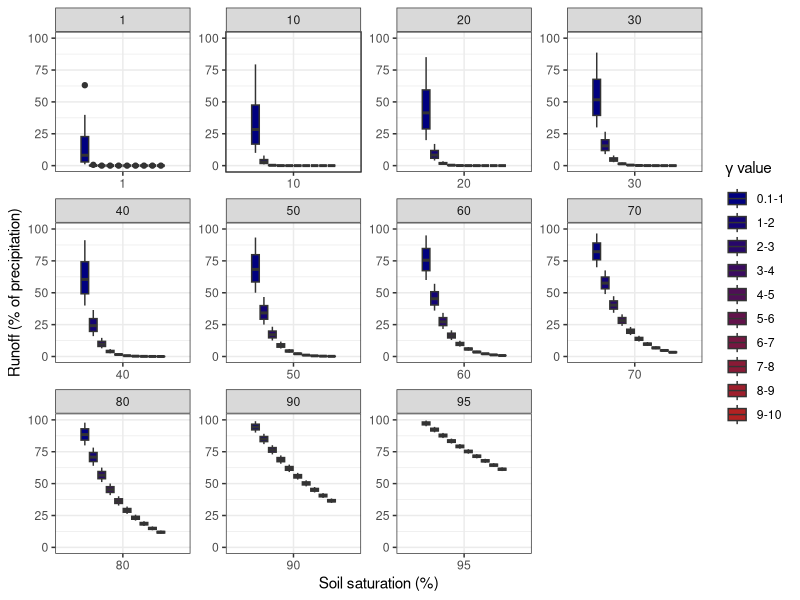
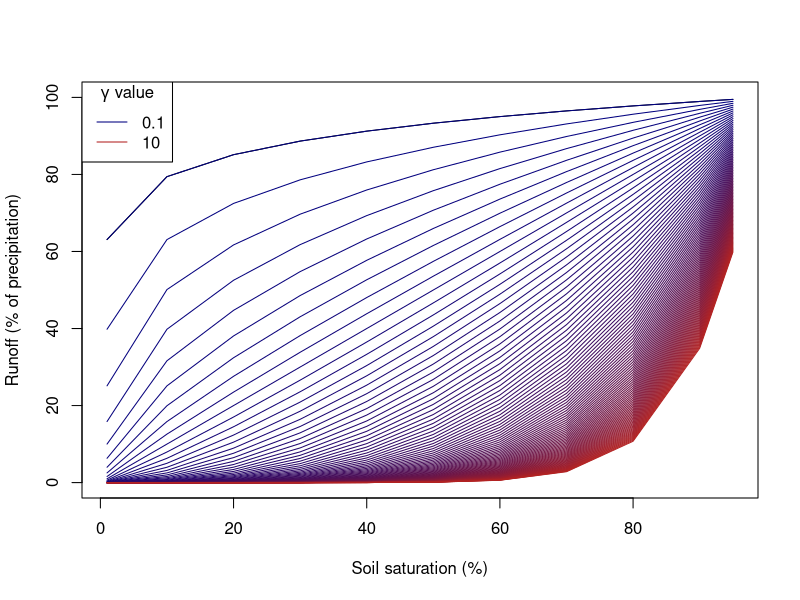
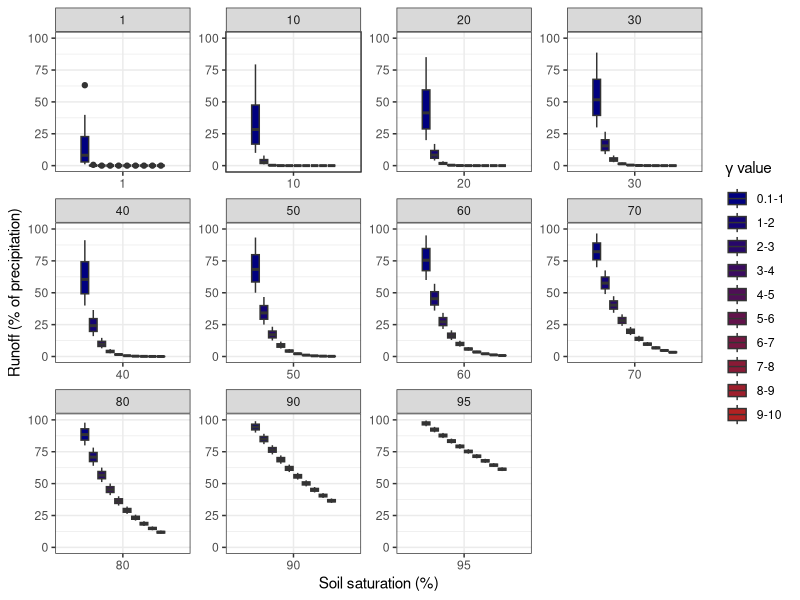

Recreate these plots in R, in order.
# setwd(r"(C:\Users\jenny\...")
# set you own working directory (position of run.r) here

# Creates the comprehensible sensitivity analysis for gamma (used in the Appendix)

library(ggplot2)

target_folder <- "./plots"

hbv_formular <- function(precipitation, soil_saturation, gamma)
{
  outflow = precipitation * (soil_saturation ** gamma)
  return(outflow)
}

precipitation <- 100
soil_saturation <- c(0.01, 0.1, 0.2, 0.3, .4, .5, .6, .7, .8, .9, 0.95)
gamma <- seq(0.1, 10, 0.1)

row <- 0
outflow <- matrix(NA, nrow=length(soil_saturation), ncol = length(gamma))
ggplot_data <- c()
soil_info <- c()
gamma_info <- c()

for (saturation in soil_saturation)
{
  col <- 0
  row <- row + 1
  for (param in gamma)
  {
    col <- col + 1
    result <- hbv_formular(precipitation, saturation, param)
    outflow[row, col] <- result

    ggplot_data <- c(ggplot_data, result)
    soil_info <- c(soil_info, saturation)
    gamma_info <- c(gamma_info, param)

  }
}

png(file.path(target_folder, "fappB1a.png"),
    res=300, width=16, height=16, units="cm")

pal = colorRampPalette(c("navyblue", "firebrick"))
col <- 0
plot(soil_saturation*100, outflow[,1], ylim= c(0,100), type="l",
     ylab="Runoff (% of precipitation)", xlab = "Soil saturation (%)")

for (param in gamma)
{
  col <- col + 1
  lines(soil_saturation*100, outflow[,col],
        col=pal(length(gamma))[col])
}

legend("topleft", col=pal(2), lty=1,
       legend=c(round(range(gamma), 1)),
       title=expression(paste(gamma, " value")))

dev.off()


data <- data.frame(list(
  "gamma_value"=gamma_info,
  "soil_saturation" = soil_info,
  "runoff" = ggplot_data
))

data$gamma <- ceiling(data$gamma_value - 0.05)
data$gamma <- factor(as.character(data$gamma), levels=as.character(seq(1,10,1)))
data$soil_saturation <- as.factor(data$soil_saturation * 100)

ggplot(data, aes(x=soil_saturation,
                 y=runoff,
                 group=gamma,
                 fill=gamma)) +
  scale_fill_manual(
    name = expression(paste(gamma, " value")),
    labels = c("0.1-1", "1-2", "2-3", "3-4", "4-5",
                                "5-6", "6-7", "7-8", "8-9", "9-10"),
                     values = list("1" = pal(10)[1],
                                   "2" = pal(10)[2],
                                   "3" = pal(10)[3],
                                   "4" = pal(10)[4],
                                   "5" = pal(10)[5],
                                   "6" = pal(10)[6],
                                   "7" = pal(10)[7],
                                   "8" = pal(10)[8],
                                   "9" = pal(10)[9],
                                   "10" = pal(10)[10]
                                   )) +
  geom_boxplot() +
  labs(y = "Runoff (% of precipitation)", x = "Soil saturation (%)") +
  facet_wrap(~soil_saturation, scale="free") +
  ylim(0, 100) +
  theme_bw()

ggsave(file.path(target_folder, "fappB1b.png"),
       width=16, height=16, units="cm", dpi=300)
